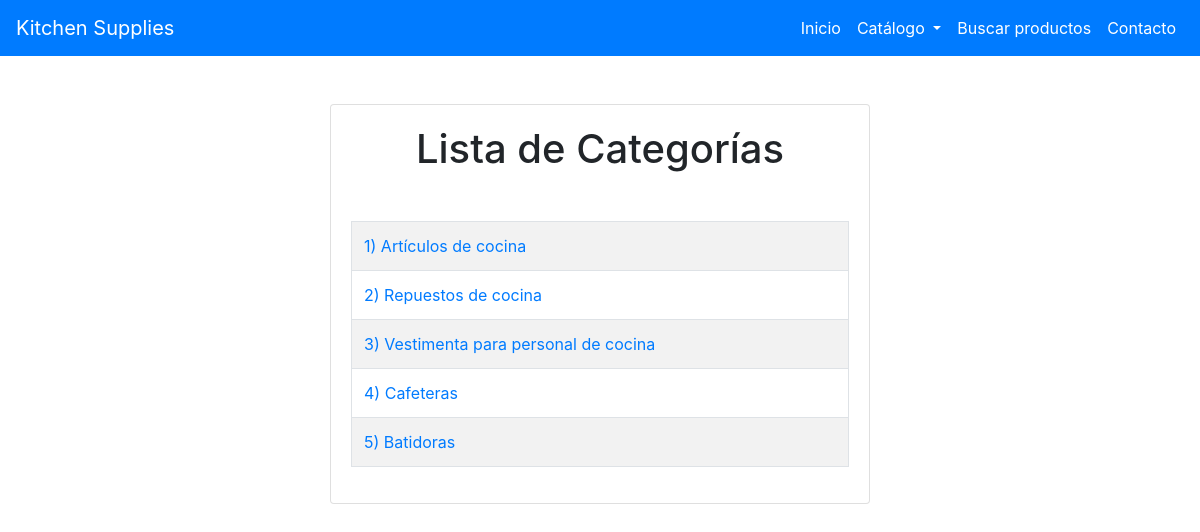
Page /categorias/ on the committed database.
### sprint2/models.py (models this page shows, shortened)
class Categoria (models.Model):
    nombre = models.CharField(max_length=100, help_text="Ingresa nombre Categoría")

### sprint2/views.py (the view)
# urls.py: path('categorias/', views.CategoriaListView.as_view(), name="categorias"),
class CategoriaListView(generic.ListView):
    model = Categoria

### sprint2/templates/sprint2/categoria_list.html (shortened to what this page needs)
{% extends "sprint2/base.html" %}
{% block content %}
<div class="container mt-4">
  <div class="row justify-content-center">
    <div class="col-md-6">
      <div class="card mt-4">
        <div class="card-body">
          <h1 class="card-title text-center">Lista de Categorías</h1>
          {% if categoria_list %}
          <table class="table table-bordered table-striped mx-auto mt-5">
            <tbody>
              {% for categoria in categoria_list %}
              <tr>
                <td id="cat"><a href="{{ categoria.id }}">{{categoria.id}}) {{ categoria.nombre }}</a></td>
              </tr>
              {% endfor %}
            </tbody>
          </table>
          {% else %}
          <p class="text-center">¡No hay categorías registradas!</p>
          {% endif %}
        </div>
      </div>
    </div>
  </div>
</div>
{% endblock %}

### sprint2/templates/sprint2/base.html (style rules this page uses)
body { background-image: url("https://img.freepik.com/free-photo/abstract-pastel-blue-paint-brushstroke-textured-background_53876-108403.jpg?w=740&t=st=1682004679~exp=1682005279~hmac=c8eaf54329082a4ccc08bbda282186da5b9c5702f9fdf856f13b95622b970cff"); background-repeat: repeat; }

### rows in the picture
Categoria: id "1", nombre "Artículos de cocina"
Categoria: id "2", nombre "Repuestos de cocina"
Categoria: id "3", nombre "Vestimenta para personal de cocina"
Categoria: id "4", nombre "Cafeteras"
Categoria: id "5", nombre "Batidoras"
